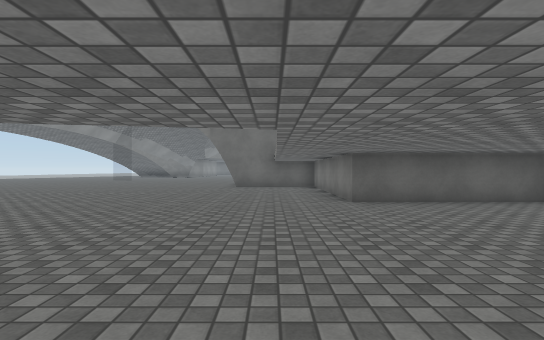
View 1 (above)

24 first-person views from a walk through a scene from a Unity 3-D project. The camera is 1.2 m above the floor, looks level and sees 85° across. The floor is counted in squares, 2 m on a side. Each view is taken from the middle of a square. On the plan, view 1 faces up. The plan holds only what a view shows up to about 9 squares ahead; the rest is blank. The place goes on beyond the plan. Surface patterns are stand-ins for the level's own textures.

View 2
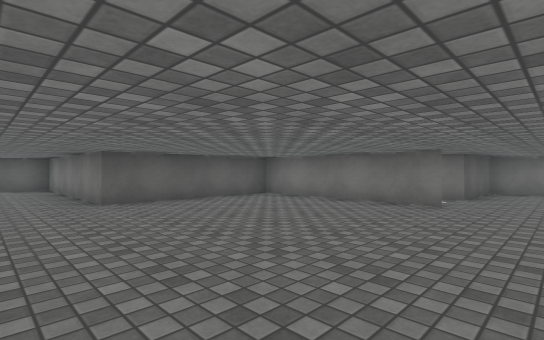

View 3
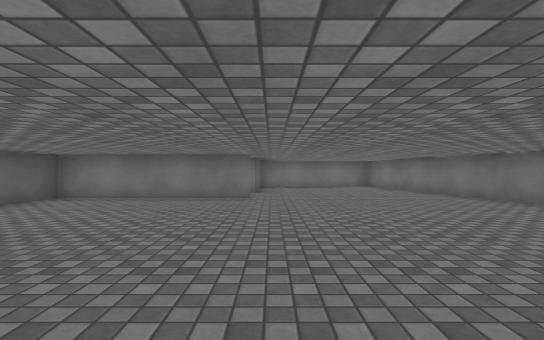

View 4
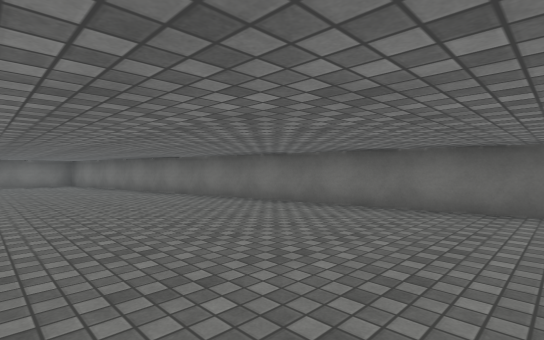

View 5
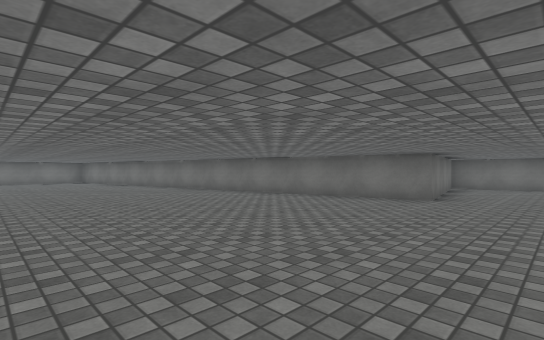

View 6
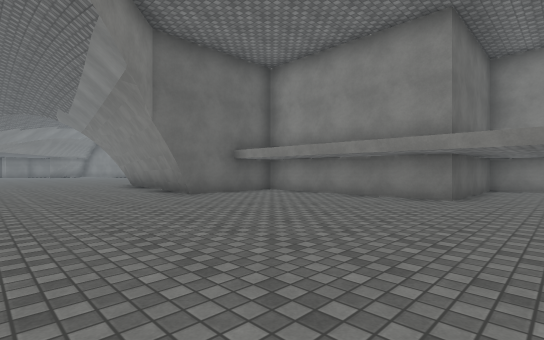

View 7
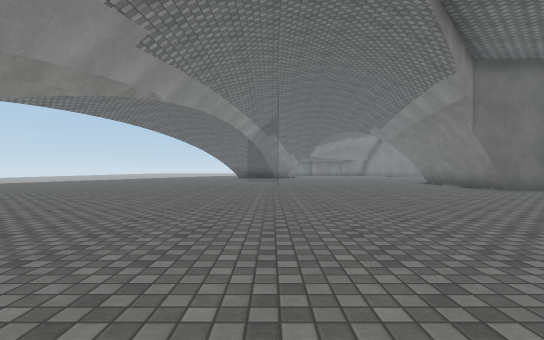

View 8
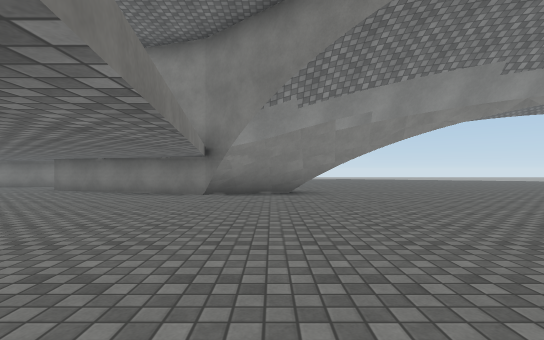

View 9
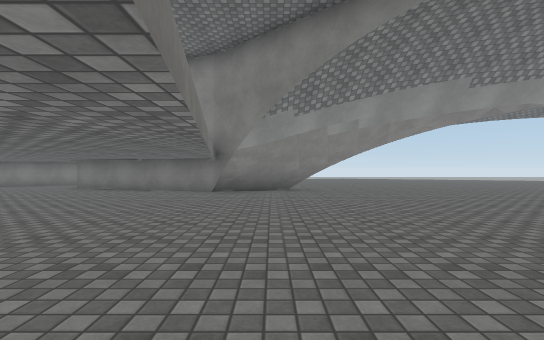

View 10
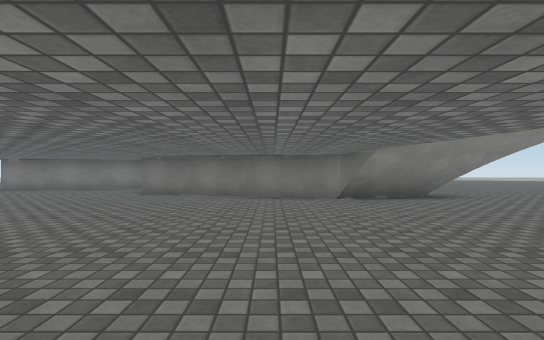

View 11
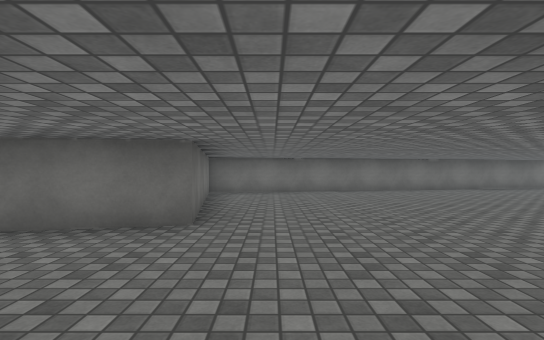

View 12
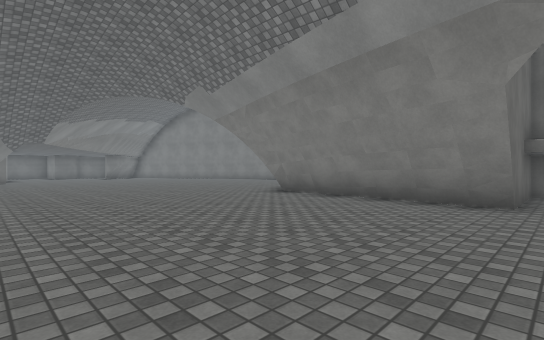

View 13
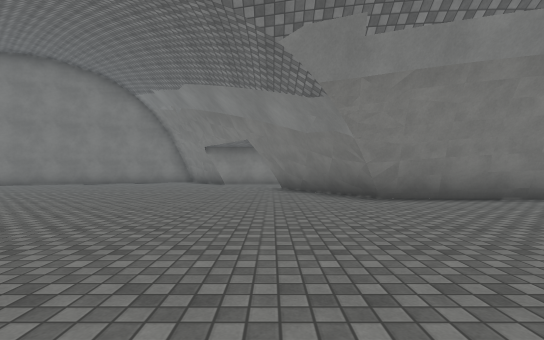

View 14
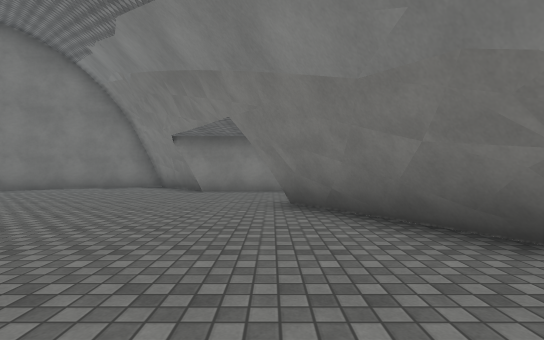

View 15
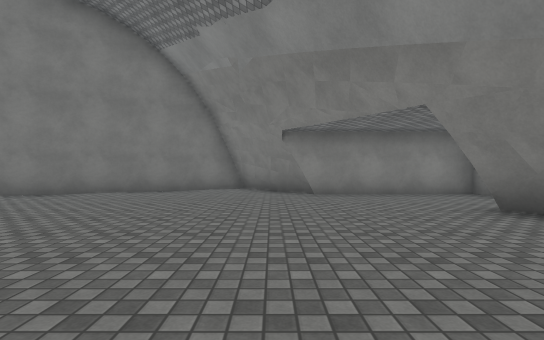

View 16
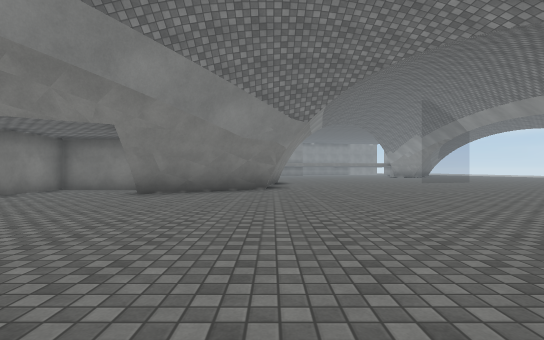

View 17
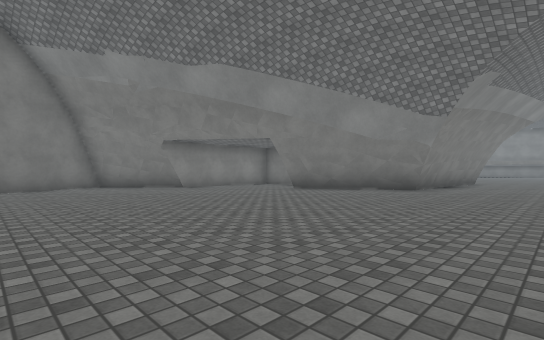

View 18
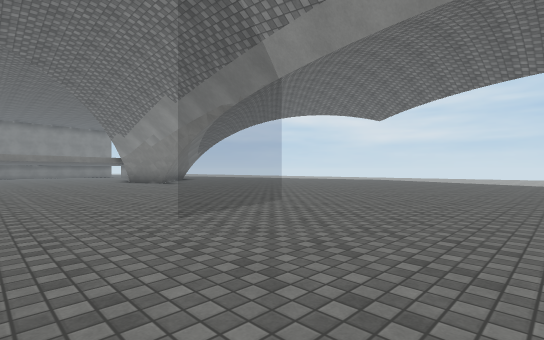

View 19
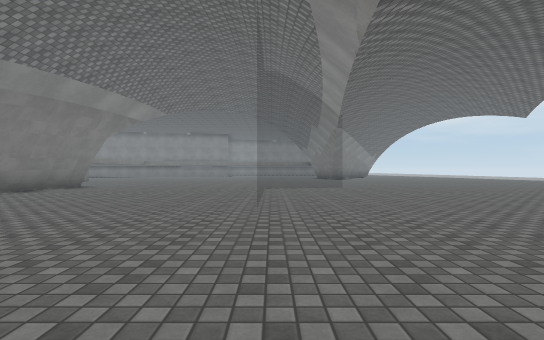

View 20
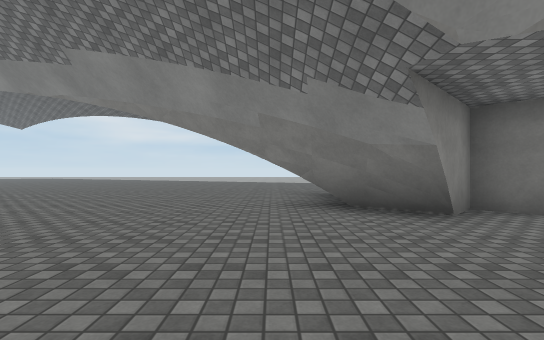

View 21
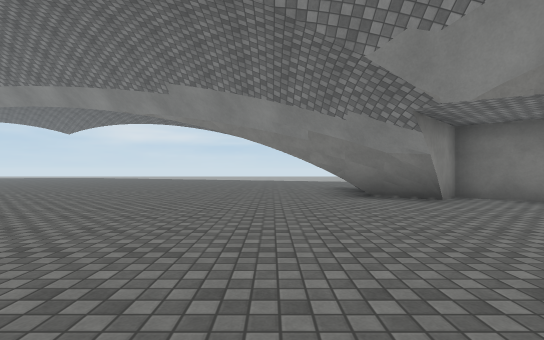

View 22
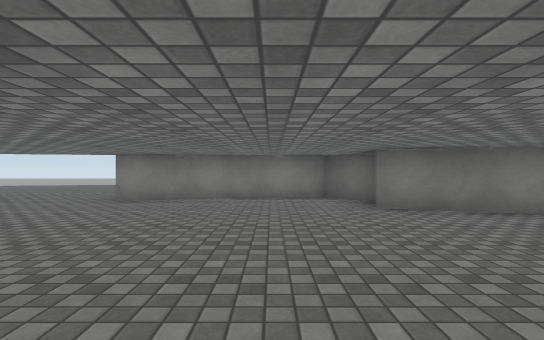

View 23
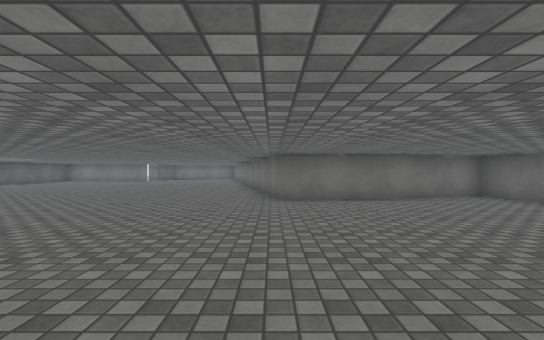

View 24
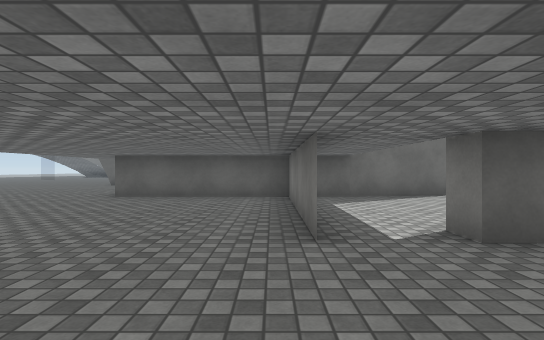

### Floor plan
Key: @ floor where view 1 was taken; # wall or solid block; . floor; = window, fence, low wall or low ledge.
Columns run from 17 left of view 1 to 8 right of it. Each row starts with its distance up from view 1.
 25          #.............#
 24          ##............##
 23      ..  #..............#
 22      ....=..............#
 21      ...=..............##
 20      ...=..............#
 19      ...=..............#
 18      ...=..........#...#
 17      ...=.........##...#
 16     .....=......########
 15   .......=......#
 14 .........=......#
 13 .........=......#
 12  ........=......#
 11  ......==.......####
 10   ....=............#
  9    ...=............#
  8    ...=............#
  7    ...=............#
  6    ...=............#######
  5    ...=...............#...
  4    ..=................#...
  3     .#................#..
  2      ##...............#..
  1      ##.................##
  0      #...........@........
 -1      #....................
 -2     ##....................
 -3     #...................##
 -4   ###..............######
 -5   #...........######
 -6   #..........##
 -7   #...........#
 -8   ##..........#
 -9    #..........#
-10    .........###

Positions as (right, up) in squares from view 1, and headings:
1: (0, 0), facing up
2: (0, 0), facing up-right
3: (-1, 1), facing right
4: (-3, 0), facing down-right
5: (-6, 1), facing down-right
6: (-5, 4), facing up-right
7: (-8, 2), facing up
8: (-4, 2), facing left
9: (-3, 2), facing left
10: (-5, -1), facing left
11: (-5, -2), facing down
12: (-7, 10), facing up-right
13: (-7, 18), facing right
14: (-3, 18), facing right
15: (-2, 21), facing right
16: (-1, 25), facing down
17: (-4, 25), facing down-right
18: (-6, 15), facing down-left
19: (-8, 21), facing down
20: (-3, 22), facing left
21: (-1, 21), facing left
22: (-8, -6), facing left
23: (-10, -5), facing right
24: (5, -1), facing up
